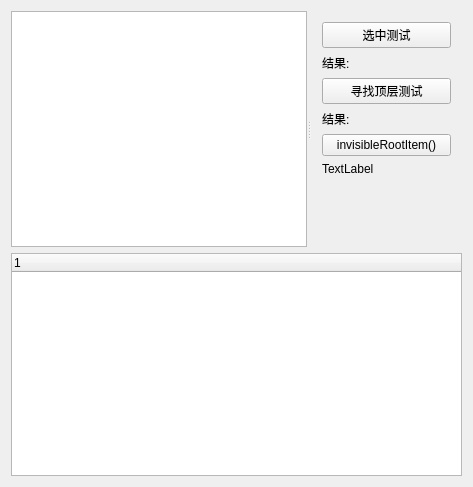
<?xml version="1.0" encoding="UTF-8"?>
<ui version="4.0">
 <class>Widget</class>
 <widget class="QWidget" name="Widget">
  <property name="geometry">
   <rect>
    <x>0</x>
    <y>0</y>
    <width>473</width>
    <height>487</height>
   </rect>
  </property>
  <property name="windowTitle">
   <string>Widget</string>
  </property>
  <layout class="QVBoxLayout" name="verticalLayout_2">
   <item>
    <widget class="QSplitter" name="splitter">
     <property name="orientation">
      <enum>Qt::Horizontal</enum>
     </property>
     <widget class="QTreeView" name="treeView"/>
     <widget class="QWidget" name="layoutWidget">
      <layout class="QVBoxLayout" name="verticalLayout">
       <item>
        <widget class="QPushButton" name="pushButton">
         <property name="text">
          <string>选中测试</string>
         </property>
        </widget>
       </item>
       <item>
        <widget class="QLabel" name="label">
         <property name="sizePolicy">
          <sizepolicy hsizetype="Preferred" vsizetype="Minimum">
           <horstretch>0</horstretch>
           <verstretch>0</verstretch>
          </sizepolicy>
         </property>
         <property name="text">
          <string>结果:</string>
         </property>
        </widget>
       </item>
       <item>
        <widget class="QPushButton" name="pushButton_2">
         <property name="text">
          <string>寻找顶层测试</string>
         </property>
        </widget>
       </item>
       <item>
        <widget class="QLabel" name="label_2">
         <property name="text">
          <string>结果:</string>
         </property>
        </widget>
       </item>
       <item>
        <widget class="QPushButton" name="pushButton_3">
         <property name="text">
          <string>invisibleRootItem()</string>
         </property>
        </widget>
       </item>
       <item>
        <widget class="QLabel" name="label_3">
         <property name="text">
          <string>TextLabel</string>
         </property>
        </widget>
       </item>
       <item>
        <spacer name="verticalSpacer">
         <property name="orientation">
          <enum>Qt::Vertical</enum>
         </property>
         <property name="sizeHint" stdset="0">
          <size>
           <width>20</width>
           <height>40</height>
          </size>
         </property>
        </spacer>
       </item>
       <item>
        <widget class="QLabel" name="label_realTime">
         <property name="text">
          <string/>
         </property>
        </widget>
       </item>
      </layout>
     </widget>
    </widget>
   </item>
   <item>
    <widget class="QTreeWidget" name="treeWidget">
     <column>
      <property name="text">
       <string notr="true">1</string>
      </property>
     </column>
    </widget>
   </item>
  </layout>
 </widget>
 <layoutdefault spacing="6" margin="11"/>
 <resources/>
 <connections/>
</ui>
